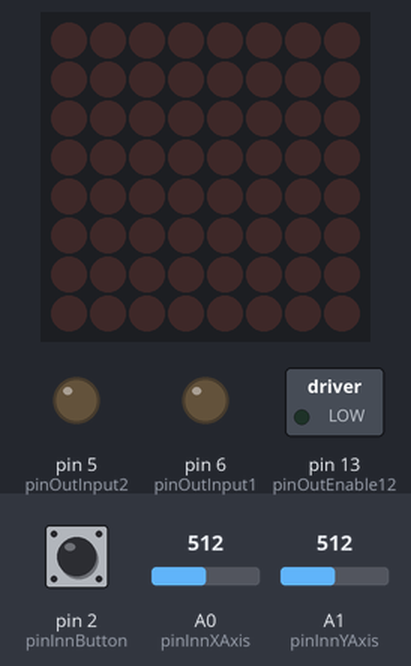
The program below on a simulated Arduino Uno, built with avr-gcc and run on an emulated ATmega328P. Shown: 8×8 LED matrix, switched loads named in the program (green lamp = pin HIGH), output pins drawn as LEDs (lit = HIGH). Dashed ring = blinking. The test bench sets the inputs (shaded band); at power-on: pin 2 (pinInnButton) HIGH, A0 (pinInnXAxis) = 512, A1 (pinInnYAxis) = 512.

Above: at 1.2 s.
1.3 s: pin 2 (pinInnButton) pulled LOW for 0.15 s
At 2.1 s:
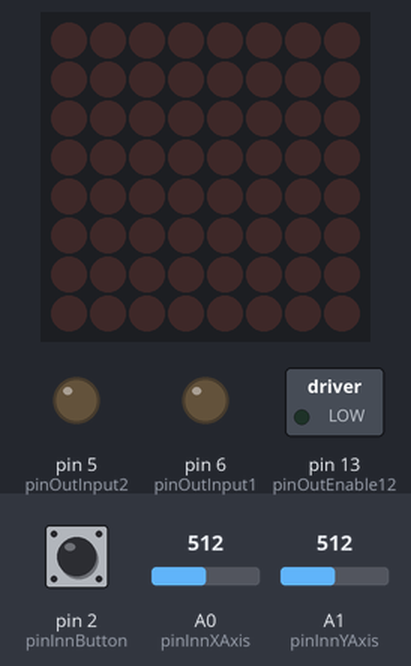
2.9 s: pin 2 (pinInnButton) pulled LOW for 1 s
At 3.3 s:
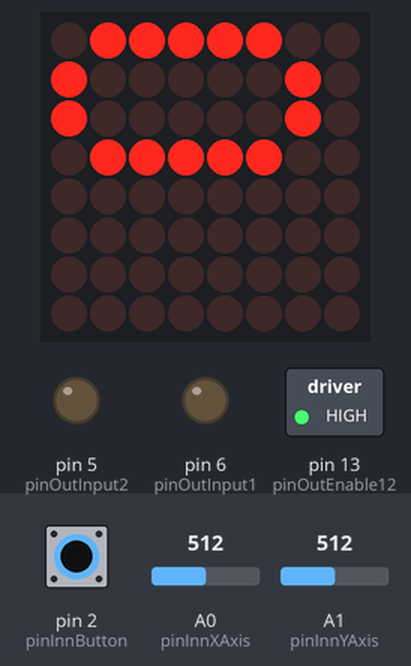
5.4 s: A0 (pinInnXAxis) set to 472
At 6.6 s:
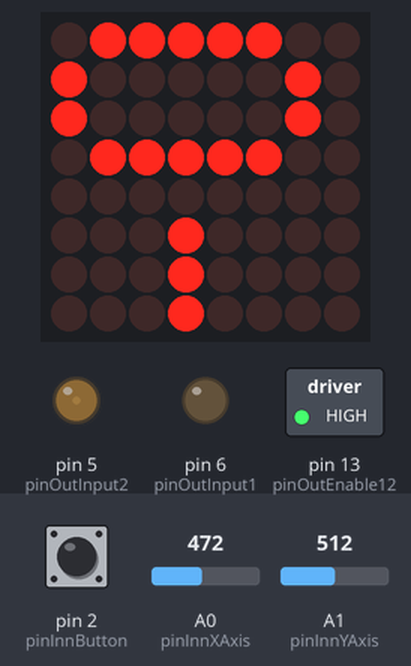
6.9 s: A1 (pinInnYAxis) set to 716
At 7.9 s:
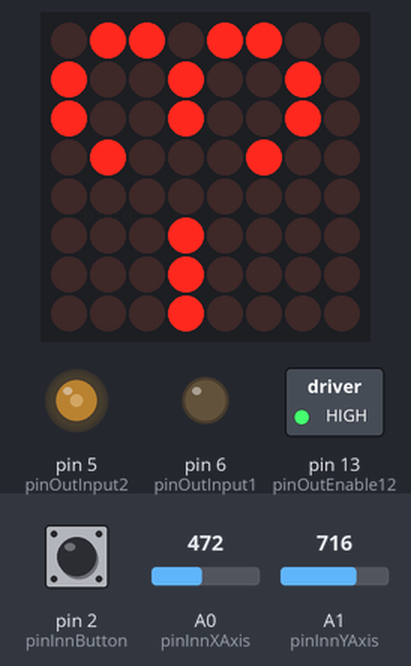
8.4 s: A0 (pinInnXAxis) set to 520
At 9.0 s:
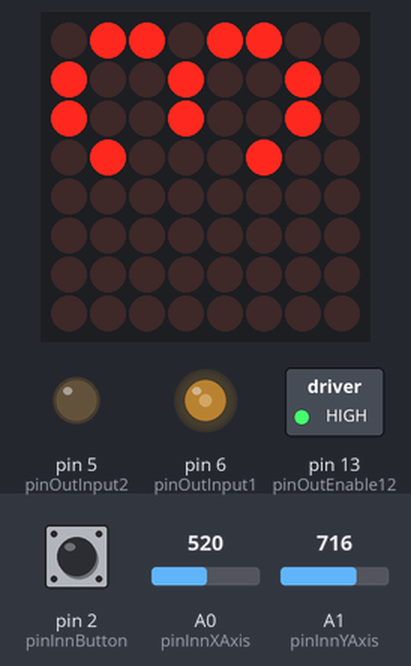
9.9 s: A1 (pinInnYAxis) set to 900
At 10.2 s:
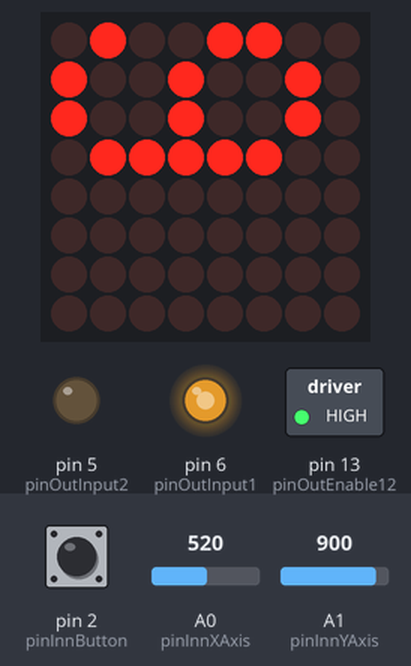
Timing chart, 0 to 12.4 s (numbered marks = the images above; inputs shaded):
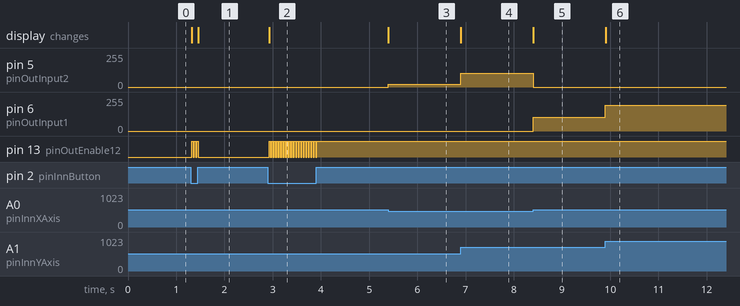

Measured:
- the behaviour switches between 480 and 479 on A0 (pinInnXAxis) (found by bisection; images 2 and 3)
- after the input at 1.3 s, pin 13 (pinOutEnable12): alternates HIGH for 0.03 s and LOW for 0.03 s, 6 changes in all, then stays LOW, starting at once; the display: first changes at once (image 1 shows a later state)
- after the input at 2.9 s, pin 13 (pinOutEnable12): alternates HIGH for 0.03 s and LOW for 0.03 s, 39 changes in all, then stays HIGH, starting at once; the display: changes at once (image 2)
- after the input at 5.4 s, pin 5 (pinOutInput2): 0/255 → 19/255 at once; the display: changes at once (image 3)
- after the input at 6.9 s, pin 5 (pinOutInput2): 19/255 → 102/255 at once; the display: changes at once (image 4)
- after the input at 8.4 s, pin 5 (pinOutInput2): 102/255 → 0/255 at once; pin 6 (pinOutInput1): 0/255 → 102/255 at once; the display: changes at once (image 5)
- after the input at 9.9 s, pin 6 (pinOutInput1): 102/255 → 193/255 at once; the display: changes at once (image 6)

The program:

main.cpp
```cpp
#include <Arduino.h>
#include <LedControl.h>

// Enable/disable input1/2
int pinOutEnable12 = 13; //  L293D pin 1
bool stateEnable12 = false;

// DC motor 1
int pinOutInput1 = 6; // L293D pin 2
int pinOutInput2 = 5; // L293D pin 7

// Joystick
int pinInnButton = 2; // Joystick SW
int pinInnXAxis = A0; // Joystick VRX
int pinInnYAxis = A1; // Joystick VRY

// Motor 1 Read
int readMotorSpeedX = 0;
int readMotorSpeedY = 0;

// Motor 1 state
int stateMotor1Direction = 0; // 0 == stop; 1 == clockwise; -1 == counter_clockwise;
int stateMotor1Speed = 0;

// Setup of LedControl for printing on MAX7219 m/8x8 LED
LedControl lc = LedControl(12, 10, 11, 1);
int mappedSpeed = 0;

//Functions
int motorDirection(int x, int y);

void motorSpeed(int direction, int x, int y);

int mapSection1(int x, int y);

int mapSection2(int x, int y);

int mapSection3(int x, int y);

int mapSection4(int x, int y);

void printSingleNumber(int digit, int plusMinus);

void setup() {
    Serial.begin(9600);

//    Enable/disable input1/2
    pinMode(pinOutEnable12, OUTPUT);

//    Enable DC motor 1
    pinMode(pinOutInput1, OUTPUT); // clockwise spin
    pinMode(pinOutInput2, OUTPUT); // counterclockwise spin

//    Joystick
    pinMode(pinInnButton, INPUT_PULLUP);
    pinMode(pinInnXAxis, INPUT);
    pinMode(pinInnYAxis, INPUT);


//    The MAX72XX is in power-saving mode on startup,
//    we have to do a wakeup call
    lc.shutdown(0, false);
//    Set the brightness to a medium values
    lc.setIntensity(0, 1);
//    and clear the display
    lc.clearDisplay(0);
}

void loop() {
//    Reads state for motor on/off
    if (digitalRead(pinInnButton) == 0) {
        stateEnable12 = !stateEnable12;
        delay(25);
    }

//    Turns motor on
    if (stateEnable12) {
        digitalWrite(pinOutEnable12, HIGH);

//        Read analog values
        readMotorSpeedX = analogRead(pinInnXAxis);
        readMotorSpeedY = analogRead(pinInnYAxis);

//        Checks for what direction motor is supposed to spin from joy stick
        stateMotor1Direction = motorDirection(readMotorSpeedX, readMotorSpeedY);
//        Gives instruction on what direction and power
        motorSpeed(stateMotor1Direction, readMotorSpeedX, readMotorSpeedY);

//        Maps the speed value to single digit
        mappedSpeed = (int) map(stateMotor1Speed, 0, 250, 0, 9);
//        Prints out the speed and direction for the motor
        printSingleNumber(mappedSpeed, stateMotor1Direction);

    } else {
        digitalWrite(pinOutEnable12, LOW);
        lc.clearDisplay(0);
    }
}

int motorDirection(int x, int y) {
//  If joystick is middle center and given it a dead-zone with +-20
//  The Joystick is badly calibrated and have custom numbers
//  Default for X == 499 and Y == 527
    if ((x <= 520 && x >= 480) && (y <= 550 && y >= 510)) {
        return 0;
    } else if (x > 511) {
        return 1;
    } else if (x < 511) {
        return -1;
    }
    return 0;
}

void motorSpeed(int direction, int x, int y) {
//    Sort X and Y for what mapping it needs
    if (x >= 511 && y >= 511)
        stateMotor1Speed = mapSection1(x, y);
    else if (x < 511 && y >= 511)
        stateMotor1Speed = mapSection2(x, y);
    else if (x < 511 && y < 511)
        stateMotor1Speed = mapSection3(x, y);
    else if (x >= 511 && y < 511)
        stateMotor1Speed = mapSection4(x, y);

//    Runs motor
    switch (direction) {
        case 1: {
            analogWrite(pinOutInput1, stateMotor1Speed);
            analogWrite(pinOutInput2, 0);
            break;
        }
        case -1: {
            analogWrite(pinOutInput1, 0);
            analogWrite(pinOutInput2, stateMotor1Speed);
            break;
        }
        default: {
            analogWrite(pinOutInput1, 0);
            analogWrite(pinOutInput2, 0);
            break;
        }
    }
}

/*
 *      Section 4 | Section 1
 *      ---------------------
 *      Section 3 | Section 2
 *
 *      This illustrates a joystick area and each of them needs it own mapping to give correct speed!
 * */
int mapSection1(int x, int y) {
    x = (int) map(x, 511, 1023, 0, 255);
    y = (int) map(y, 511, 1023, 0, 255);
    if (x > y)
        return x;
    else
        return y;
}

int mapSection2(int x, int y) {
    x = (int) map(x, 510, 0, 0, 255);
    y = (int) map(y, 511, 1023, 0, 255);
    if (x > y)
        return x;
    else
        return y;
}

int mapSection3(int x, int y) {
    x = (int) map(x, 510, 0, 0, 255);
    y = (int) map(y, 510, 0, 0, 255);
    if (x > y)
        return x;
    else
        return y;
}

int mapSection4(int x, int y) {
    x = (int) map(x, 511, 1023, 0, 255);
    y = (int) map(y, 510, 0, 0, 255);
    if (x > y)
        return x;
    else
        return y;
}

// digit must be 0-9
// plusMinus: + == 1, - == -1
void printSingleNumber(int digit, int plusMinus) {
    byte number[10][4] = {
            {B01111100, B10000010, B10000010, B01111100},
            {B00000000, B11111110, B01000000, B00100000},
            {B01100010, B10010010, B10001010, B01000110},
            {B01101100, B10010010, B10010010, B01000100},
            {B00001000, B11111110, B01001000, B00111000},
            {B10011100, B10100010, B10100010, B11100100},
            {B01001100, B10010010, B10010010, B01111100},
            {B11100000, B10010000, B10001110, B10000000},
            {B01101100, B10010010, B10010010, B01101100},
            {B01111100, B10010010, B10010010, B01100100},
    };

    byte signe[3][3] = {
            {B00010000, B00010000, B00010000}, // prints '-'
            {B00000000, B00000000, B00000000}, // prints ''
    };

    for (int i = 0; i < 4; ++i)
        lc.setRow(0, i, number[digit][i]);

    if (plusMinus == -1) {
        for (int i = 0; i < 3; ++i)
            lc.setRow(0, i + 5, signe[0][i]);

    } else {
        for (int i = 0; i < 3; ++i)
            lc.setRow(0, i + 5, signe[1][i]);
    }
}
```
